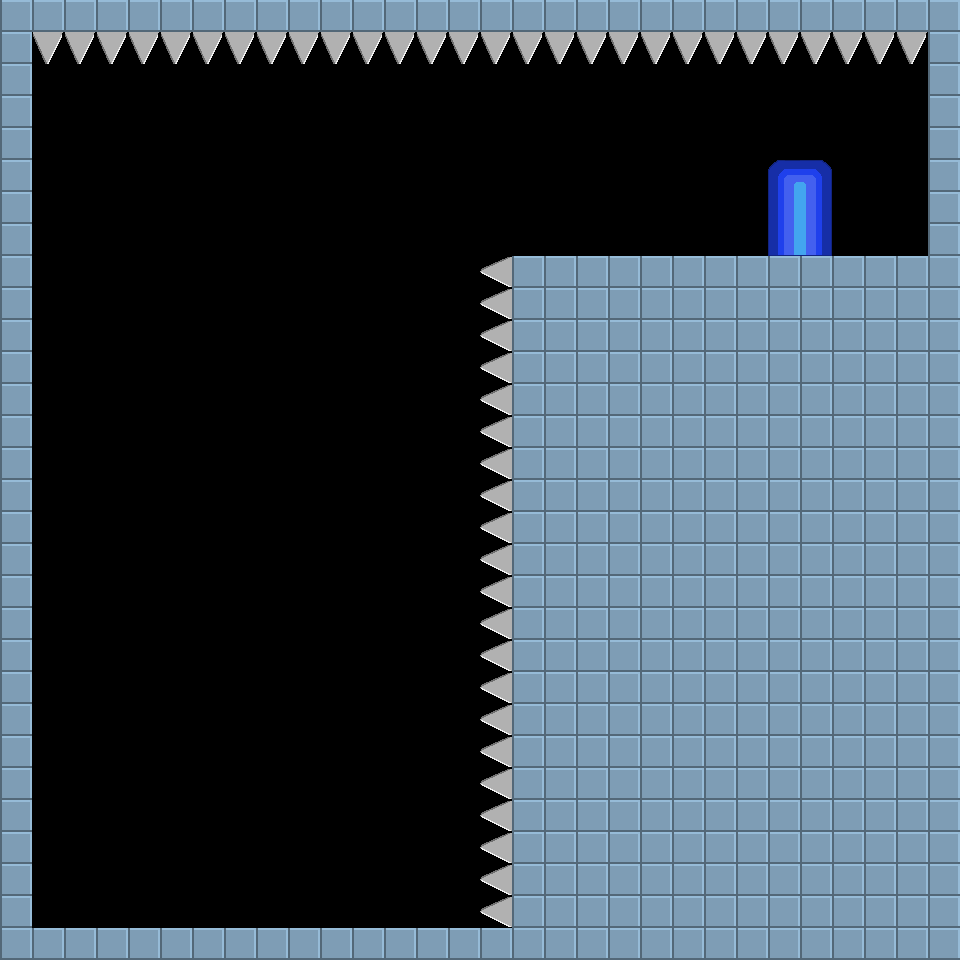

Below is a game level as drawn by its tile map, then a one-line description and the .tmx that defines it (tile-layer data replaced by summaries):
An orthogonal 30x30 tile map with 32x32 px tiles, 1 tile layer (Tile Layer 1), 3 tilesets.

<map version="1.0" orientation="orthogonal" renderorder="left-down" width="30" height="30" tilewidth="32" tileheight="32" nextobjectid="1">
 <properties>
  <property name="playerstart" value="4,6" />
  <property name="scrollable" value="1" />
  <property name="starttext" value="Get up! But watch the roof!" />
  <property name="togglegravity" value="1" />
 </properties>
 <tileset firstgid="1" name="map" tilewidth="32" tileheight="32">
  <image source="../../assets/img/steelblock.png" width="32" height="32" />
  <tile id="0">
   <properties>
    <property name="playerstart" value="4,22" />
   </properties>
  </tile>
 </tileset>
 <tileset firstgid="2" name="spikes" tilewidth="32" tileheight="32">
  <image source="../../assets/img/spikes.png" width="128" height="32" />
  <tile id="0">
   <properties>
    <property name="playerstart" value="4,10" />
   </properties>
  </tile>
 </tileset>
 <tileset firstgid="6" name="Door" tilewidth="32" tileheight="32">
  <image source="../../assets/img/door.png" width="64" height="96" />
 </tileset>
 <layer name="Tile Layer 1" width="30" height="30">
  <data>[900 cells, 444 non-empty, 9 distinct tile ids]</data>
 </layer>
</map>